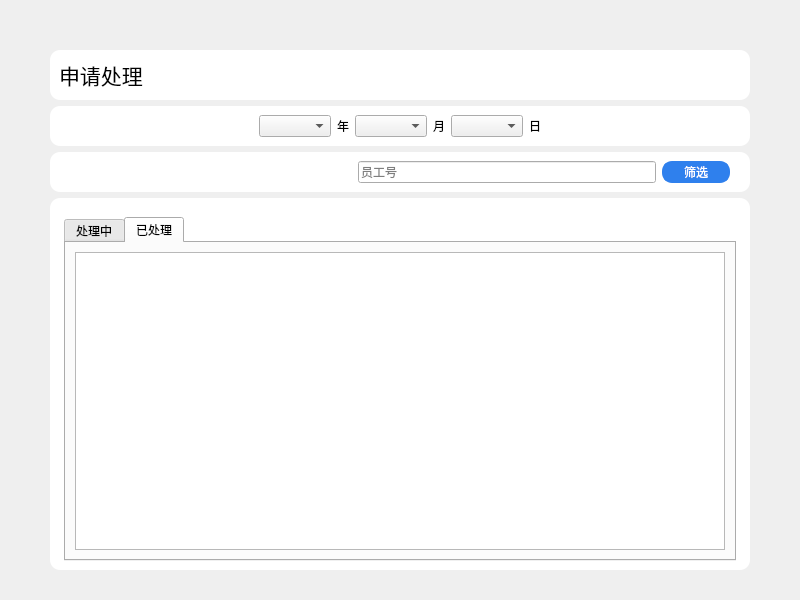
<?xml version="1.0" encoding="UTF-8"?>
<ui version="4.0">
 <class>SolveApply</class>
 <widget class="QWidget" name="SolveApply">
  <property name="geometry">
   <rect>
    <x>0</x>
    <y>0</y>
    <width>800</width>
    <height>600</height>
   </rect>
  </property>
  <property name="windowTitle">
   <string>Widget</string>
  </property>
  <layout class="QVBoxLayout" name="verticalLayout">
   <property name="leftMargin">
    <number>50</number>
   </property>
   <property name="topMargin">
    <number>50</number>
   </property>
   <property name="rightMargin">
    <number>50</number>
   </property>
   <property name="bottomMargin">
    <number>30</number>
   </property>
   <item>
    <widget class="QWidget" name="widget_4" native="true">
     <property name="styleSheet">
      <string notr="true">#widget_4 {
    background-color: #FFFFFF;
    border-radius: 10px;
}</string>
     </property>
     <layout class="QHBoxLayout" name="horizontalLayout_4">
      <item>
       <widget class="QLabel" name="label_5">
        <property name="font">
         <font>
          <pointsize>16</pointsize>
         </font>
        </property>
        <property name="text">
         <string>申请处理</string>
        </property>
       </widget>
      </item>
      <item>
       <spacer name="horizontalSpacer_6">
        <property name="orientation">
         <enum>Qt::Horizontal</enum>
        </property>
        <property name="sizeHint" stdset="0">
         <size>
          <width>585</width>
          <height>20</height>
         </size>
        </property>
       </spacer>
      </item>
     </layout>
    </widget>
   </item>
   <item>
    <widget class="QWidget" name="widget_2" native="true">
     <property name="styleSheet">
      <string notr="true">#widget_2 {
    background-color: #FFFFFF;
    border-radius: 10px;
}</string>
     </property>
     <layout class="QHBoxLayout" name="horizontalLayout">
      <item>
       <spacer name="horizontalSpacer_2">
        <property name="orientation">
         <enum>Qt::Horizontal</enum>
        </property>
        <property name="sizeHint" stdset="0">
         <size>
          <width>221</width>
          <height>20</height>
         </size>
        </property>
       </spacer>
      </item>
      <item>
       <widget class="QComboBox" name="applyYear"/>
      </item>
      <item>
       <widget class="QLabel" name="label_2">
        <property name="text">
         <string>年</string>
        </property>
       </widget>
      </item>
      <item>
       <widget class="QComboBox" name="applyMonth"/>
      </item>
      <item>
       <widget class="QLabel" name="label_3">
        <property name="text">
         <string>月</string>
        </property>
       </widget>
      </item>
      <item>
       <widget class="QComboBox" name="applyDay"/>
      </item>
      <item>
       <widget class="QLabel" name="label_4">
        <property name="text">
         <string>日</string>
        </property>
       </widget>
      </item>
      <item>
       <spacer name="horizontalSpacer">
        <property name="orientation">
         <enum>Qt::Horizontal</enum>
        </property>
        <property name="sizeHint" stdset="0">
         <size>
          <width>220</width>
          <height>20</height>
         </size>
        </property>
       </spacer>
      </item>
     </layout>
    </widget>
   </item>
   <item>
    <widget class="QWidget" name="widget_3" native="true">
     <property name="styleSheet">
      <string notr="true">#widget_3 {
    background-color: #FFFFFF;
    border-radius: 10px;
}</string>
     </property>
     <layout class="QHBoxLayout" name="horizontalLayout_3">
      <property name="rightMargin">
       <number>20</number>
      </property>
      <item>
       <spacer name="horizontalSpacer_4">
        <property name="orientation">
         <enum>Qt::Horizontal</enum>
        </property>
        <property name="sizeHint" stdset="0">
         <size>
          <width>40</width>
          <height>20</height>
         </size>
        </property>
       </spacer>
      </item>
      <item>
       <widget class="QLineEdit" name="employeeID">
        <property name="placeholderText">
         <string>员工号</string>
        </property>
       </widget>
      </item>
      <item>
       <widget class="QPushButton" name="getApply">
        <property name="styleSheet">
         <string notr="true">#getApply{
    font: 25 10pt '微软雅黑 Light';
    color: rgb(255,255,255);
	padding-left:20px;
	padding-right:20px;
    background-color: #2F80ED;
    border: 2px solid #2F80ED;
    border-radius: 10px;
}

#getApply:hover {
 	border: 2px solid #1652AB;
    background-color: #1652AB;
}

#getApply:pressed {
	 border: 2px solid #FFFFFF;
    background-color: #1652AB;
}</string>
        </property>
        <property name="text">
         <string>筛选</string>
        </property>
       </widget>
      </item>
     </layout>
    </widget>
   </item>
   <item>
    <widget class="QWidget" name="outside" native="true">
     <property name="styleSheet">
      <string notr="true">#outside {
    background-color: #FFFFFF;
    border-radius: 10px;
}</string>
     </property>
     <layout class="QGridLayout" name="gridLayout_2">
      <property name="leftMargin">
       <number>5</number>
      </property>
      <property name="topMargin">
       <number>10</number>
      </property>
      <property name="rightMargin">
       <number>5</number>
      </property>
      <property name="bottomMargin">
       <number>0</number>
      </property>
      <item row="0" column="0">
       <widget class="QWidget" name="inside" native="true">
        <property name="styleSheet">
         <string notr="true"/>
        </property>
        <layout class="QGridLayout" name="gridLayout">
         <item row="0" column="0">
          <widget class="QTabWidget" name="tabWidget">
           <property name="currentIndex">
            <number>1</number>
           </property>
           <widget class="QWidget" name="tab">
            <attribute name="title">
             <string>处理中</string>
            </attribute>
            <layout class="QGridLayout" name="gridLayout_4">
             <item row="0" column="0">
              <widget class="QTableWidget" name="applySolving"/>
             </item>
            </layout>
           </widget>
           <widget class="QWidget" name="tab_2">
            <attribute name="title">
             <string>已处理</string>
            </attribute>
            <layout class="QGridLayout" name="gridLayout_5">
             <item row="0" column="0">
              <widget class="QTableWidget" name="applySolved"/>
             </item>
            </layout>
           </widget>
          </widget>
         </item>
        </layout>
       </widget>
      </item>
     </layout>
    </widget>
   </item>
  </layout>
 </widget>
 <resources/>
 <connections/>
</ui>
